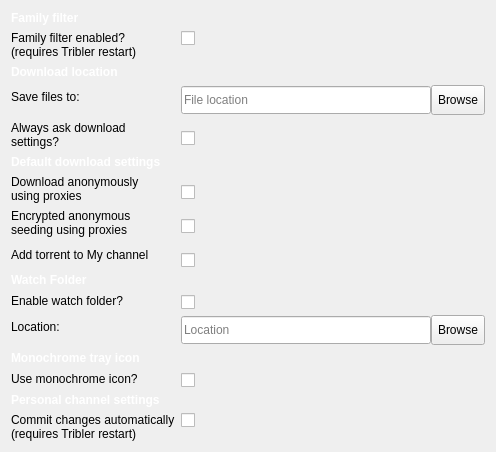
                <widget class="QWidget" name="settings_general_tab">
                 <property name="sizePolicy">
                  <sizepolicy hsizetype="Preferred" vsizetype="Preferred">
                   <horstretch>0</horstretch>
                   <verstretch>0</verstretch>
                  </sizepolicy>
                 </property>
                 <layout class="QFormLayout" name="formLayout">
                  <property name="fieldGrowthPolicy">
                   <enum>QFormLayout::ExpandingFieldsGrow</enum>
                  </property>
                  <property name="labelAlignment">
                   <set>Qt::AlignLeading|Qt::AlignLeft|Qt::AlignTop</set>
                  </property>
                  <property name="formAlignment">
                   <set>Qt::AlignLeading|Qt::AlignLeft|Qt::AlignTop</set>
                  </property>
                  <item row="0" column="0">
                   <widget class="QLabel" name="label_35">
                    <property name="styleSheet">
                     <string notr="true">font-weight: bold;
color: white;</string>
                    </property>
                    <property name="text">
                     <string>Family filter</string>
                    </property>
                   </widget>
                  </item>
                  <item row="1" column="0">
                   <widget class="QLabel" name="label_37">
                    <property name="text">
                     <string>Family filter enabled?
(requires Tribler restart)</string>
                    </property>
                   </widget>
                  </item>
                  <item row="1" column="1">
                   <widget class="QCheckBox" name="family_filter_checkbox">
                    <property name="text">
                     <string/>
                    </property>
                   </widget>
                  </item>
                  <item row="2" column="0">
                   <widget class="QLabel" name="label_4">
                    <property name="styleSheet">
                     <string notr="true">font-weight: bold;
color: white;</string>
                    </property>
                    <property name="text">
                     <string>Download location</string>
                    </property>
                   </widget>
                  </item>
                  <item row="3" column="0">
                   <widget class="QLabel" name="label_5">
                    <property name="styleSheet">
                     <string notr="true"/>
                    </property>
                    <property name="text">
                     <string>Save files to:</string>
                    </property>
                   </widget>
                  </item>
                  <item row="3" column="1">
                   <widget class="QWidget" name="settings_download_location_widget" native="true">
                    <layout class="QHBoxLayout" name="horizontalLayout_8">
                     <property name="spacing">
                      <number>0</number>
                     </property>
                     <property name="leftMargin">
                      <number>0</number>
                     </property>
                     <property name="topMargin">
                      <number>0</number>
                     </property>
                     <property name="rightMargin">
                      <number>0</number>
                     </property>
                     <property name="bottomMargin">
                      <number>0</number>
                     </property>
                     <item>
                      <widget class="QLineEdit" name="download_location_input">
                       <property name="sizePolicy">
                        <sizepolicy hsizetype="Fixed" vsizetype="Fixed">
                         <horstretch>0</horstretch>
                         <verstretch>0</verstretch>
                        </sizepolicy>
                       </property>
                       <property name="minimumSize">
                        <size>
                         <width>250</width>
                         <height>28</height>
                        </size>
                       </property>
                       <property name="maximumSize">
                        <size>
                         <width>250</width>
                         <height>28</height>
                        </size>
                       </property>
                       <property name="styleSheet">
                        <string notr="true"/>
                       </property>
                       <property name="placeholderText">
                        <string>File location</string>
                       </property>
                      </widget>
                     </item>
                     <item>
                      <widget class="QToolButton" name="download_location_chooser_button">
                       <property name="minimumSize">
                        <size>
                         <width>50</width>
                         <height>30</height>
                        </size>
                       </property>
                       <property name="baseSize">
                        <size>
                         <width>50</width>
                         <height>30</height>
                        </size>
                       </property>
                       <property name="toolTip">
                        <string>Browse download location</string>
                       </property>
                       <property name="text">
                        <string>Browse</string>
                       </property>
                       <property name="icon">
                        <iconset>
                         <normaloff>../images/browse_folder.svg</normaloff>../images/browse_folder.svg</iconset>
                       </property>
                       <property name="toolButtonStyle">
                        <enum>Qt::ToolButtonIconOnly</enum>
                       </property>
                       <property name="autoRaise">
                        <bool>false</bool>
                       </property>
                       <property name="arrowType">
                        <enum>Qt::NoArrow</enum>
                       </property>
                      </widget>
                     </item>
                    </layout>
                   </widget>
                  </item>
                  <item row="4" column="0">
                   <widget class="QLabel" name="label_6">
                    <property name="styleSheet">
                     <string notr="true"/>
                    </property>
                    <property name="text">
                     <string>Always ask download
settings?</string>
                    </property>
                   </widget>
                  </item>
                  <item row="4" column="1">
                   <widget class="QCheckBox" name="always_ask_location_checkbox">
                    <property name="styleSheet">
                     <string notr="true">margin-top: 10px;</string>
                    </property>
                    <property name="text">
                     <string/>
                    </property>
                   </widget>
                  </item>
                  <item row="5" column="0">
                   <widget class="QLabel" name="default_download_settings_header">
                    <property name="styleSheet">
                     <string notr="true">font-weight: bold;
color: white;</string>
                    </property>
                    <property name="text">
                     <string>Default download settings</string>
                    </property>
                   </widget>
                  </item>
                  <item row="6" column="0">
                   <widget class="QLabel" name="download_settings_anon_label">
                    <property name="text">
                     <string>Download anonymously
using proxies</string>
                    </property>
                   </widget>
                  </item>
                  <item row="6" column="1">
                   <widget class="QCheckBox" name="download_settings_anon_checkbox">
                    <property name="styleSheet">
                     <string notr="true">margin-top: 10px;</string>
                    </property>
                    <property name="text">
                     <string/>
                    </property>
                   </widget>
                  </item>
                  <item row="7" column="0">
                   <widget class="QLabel" name="download_settings_anon_seeding_label">
                    <property name="text">
                     <string>Encrypted anonymous
seeding using proxies</string>
                    </property>
                   </widget>
                  </item>
                  <item row="7" column="1">
                   <widget class="QCheckBox" name="download_settings_anon_seeding_checkbox">
                    <property name="styleSheet">
                     <string notr="true">margin-top: 10px;</string>
                    </property>
                    <property name="text">
                     <string/>
                    </property>
                   </widget>
                  </item>
                  <item row="8" column="0">
                   <widget class="QLabel" name="download_settings_add_to_channel_label">
                    <property name="styleSheet">
                     <string notr="true"/>
                    </property>
                    <property name="text">
                     <string>Add torrent to My channel</string>
                    </property>
                   </widget>
                  </item>
                  <item row="8" column="1">
                   <widget class="QCheckBox" name="download_settings_add_to_channel_checkbox">
                    <property name="styleSheet">
                     <string notr="true">margin-top: 10px;</string>
                    </property>
                    <property name="text">
                     <string/>
                    </property>
                   </widget>
                  </item>
                  <item row="9" column="0">
                   <widget class="QLabel" name="label_22">
                    <property name="styleSheet">
                     <string notr="true">font-weight: bold;
color: white;</string>
                    </property>
                    <property name="text">
                     <string>Watch Folder</string>
                    </property>
                   </widget>
                  </item>
                  <item row="10" column="0">
                   <widget class="QLabel" name="label_23">
                    <property name="styleSheet">
                     <string notr="true"/>
                    </property>
                    <property name="text">
                     <string>Enable watch folder?</string>
                    </property>
                   </widget>
                  </item>
                  <item row="10" column="1">
                   <widget class="QCheckBox" name="watchfolder_enabled_checkbox">
                    <property name="styleSheet">
                     <string notr="true">margin-top: 2px;</string>
                    </property>
                    <property name="text">
                     <string/>
                    </property>
                   </widget>
                  </item>
                  <item row="11" column="0">
                   <widget class="QLabel" name="label_24">
                    <property name="styleSheet">
                     <string notr="true"/>
                    </property>
                    <property name="text">
                     <string>Location:</string>
                    </property>
                   </widget>
                  </item>
                  <item row="11" column="1">
                   <widget class="QWidget" name="settings_watch_folder_widget" native="true">
                    <layout class="QHBoxLayout" name="horizontalLayout_watchfolder">
                     <property name="spacing">
                      <number>0</number>
                     </property>
                     <property name="leftMargin">
                      <number>0</number>
                     </property>
                     <property name="topMargin">
                      <number>0</number>
                     </property>
                     <property name="rightMargin">
                      <number>0</number>
                     </property>
                     <property name="bottomMargin">
                      <number>0</number>
                     </property>
                     <item>
                      <widget class="QLineEdit" name="watchfolder_location_input">
                       <property name="sizePolicy">
                        <sizepolicy hsizetype="Fixed" vsizetype="Fixed">
                         <horstretch>0</horstretch>
                         <verstretch>0</verstretch>
                        </sizepolicy>
                       </property>
                       <property name="minimumSize">
                        <size>
                         <width>250</width>
                         <height>28</height>
                        </size>
                       </property>
                       <property name="maximumSize">
                        <size>
                         <width>250</width>
                         <height>28</height>
                        </size>
                       </property>
                       <property name="styleSheet">
                        <string notr="true"/>
                       </property>
                       <property name="placeholderText">
                        <string>Location</string>
                       </property>
                      </widget>
                     </item>
                     <item>
                      <widget class="QToolButton" name="watch_folder_chooser_button">
                       <property name="minimumSize">
                        <size>
                         <width>50</width>
                         <height>30</height>
                        </size>
                       </property>
                       <property name="baseSize">
                        <size>
                         <width>50</width>
                         <height>30</height>
                        </size>
                       </property>
                       <property name="toolTip">
                        <string>Browse watch folder</string>
                       </property>
                       <property name="text">
                        <string>Browse</string>
                       </property>
                       <property name="icon">
                        <iconset>
                         <normaloff>../images/browse_folder.svg</normaloff>../images/browse_folder.svg</iconset>
                       </property>
                       <property name="toolButtonStyle">
                        <enum>Qt::ToolButtonIconOnly</enum>
                       </property>
                       <property name="autoRaise">
                        <bool>false</bool>
                       </property>
                       <property name="arrowType">
                        <enum>Qt::NoArrow</enum>
                       </property>
                      </widget>
                     </item>
                    </layout>
                   </widget>
                  </item>
                  <item row="12" column="0">
                   <widget class="QLabel" name="label_31">
                    <property name="styleSheet">
                     <string notr="true">font-weight: bold;
color: white;</string>
                    </property>
                    <property name="text">
                     <string>Monochrome tray icon</string>
                    </property>
                   </widget>
                  </item>
                  <item row="13" column="0">
                   <widget class="QLabel" name="label_32">
                    <property name="text">
                     <string>Use monochrome icon?</string>
                    </property>
                   </widget>
                  </item>
                  <item row="13" column="1">
                   <widget class="QCheckBox" name="use_monochrome_icon_checkbox">
                    <property name="styleSheet">
                     <string notr="true">margin-top: 2px;</string>
                    </property>
                    <property name="text">
                     <string/>
                    </property>
                   </widget>
                  </item>
                  <item row="14" column="0">
                   <widget class="QLabel" name="label_42">
                    <property name="styleSheet">
                     <string notr="true">font-weight: bold;
color: white;</string>
                    </property>
                    <property name="text">
                     <string>Personal channel settings</string>
                    </property>
                   </widget>
                  </item>
                  <item row="15" column="0">
                   <widget class="QLabel" name="label_43">
                    <property name="text">
                     <string>Commit changes automatically
(requires Tribler restart)</string>
                    </property>
                   </widget>
                  </item>
                  <item row="15" column="1">
                   <widget class="QCheckBox" name="channel_autocommit_checkbox">
                    <property name="text">
                     <string/>
                    </property>
                   </widget>
                  </item>
                 </layout>
                </widget>
